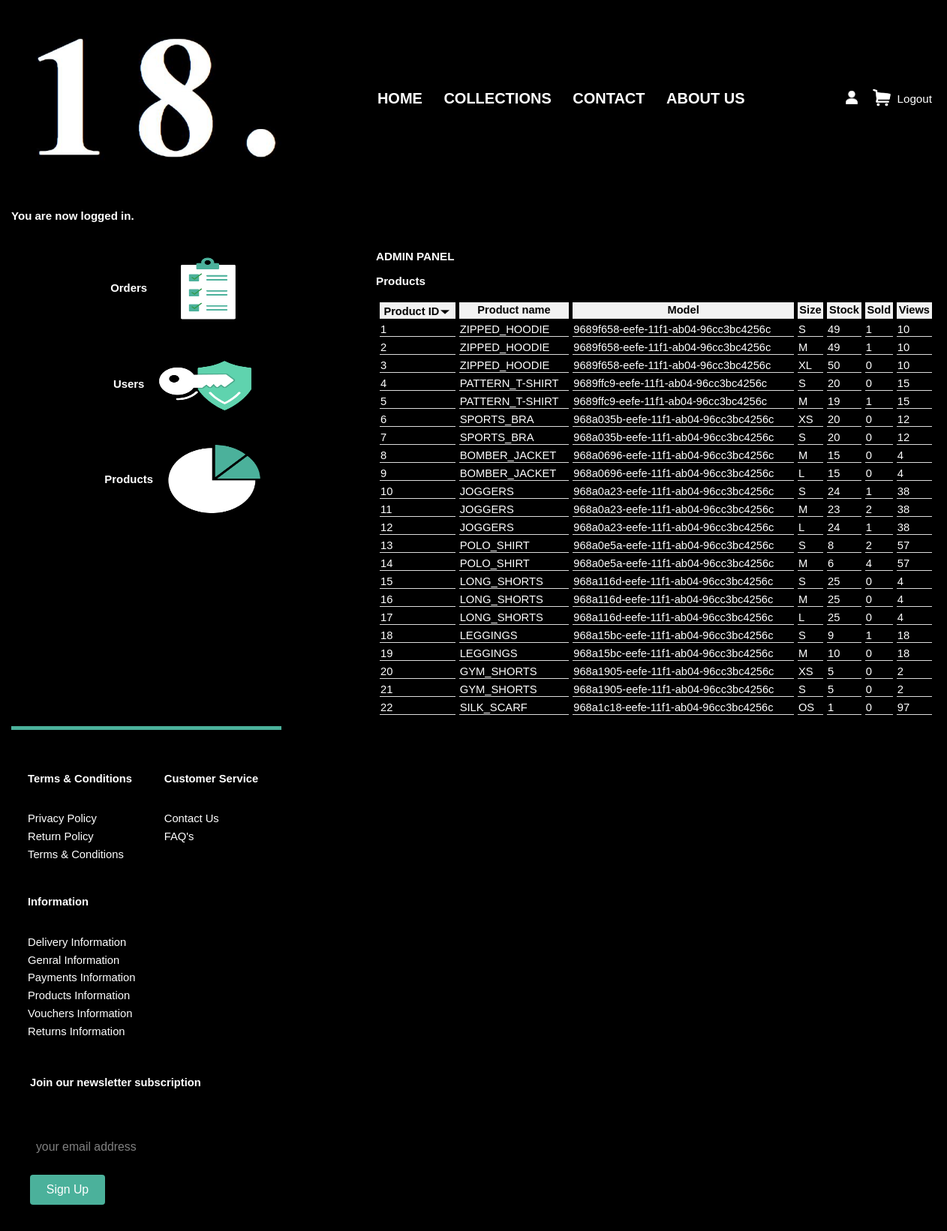
The page /admin/admin.php?admin_tab=products&products_sort=pid (signed in) on the database its author committed.
### tables this page shows
CREATE TABLE products (
    pid SMALLINT UNSIGNED NOT NULL AUTO_INCREMENT,
    model VARCHAR(48) NOT NULL,
    name VARCHAR(128) NOT NULL,
    category VARCHAR(32) NOT NULL,
    color VARCHAR(32),
    size CHAR(3) NOT NULL,                               
    gender CHAR(1) NOT NULL,                             
    price DOUBLE NOT NULL,
    stock INT DEFAULT 0,
    views INT DEFAULT 0,
    bought_all_time BIGINT DEFAULT 0,
    avg_rating DOUBLE DEFAULT 0,
    description TEXT,
    date_time DATETIME DEFAULT NOW(),
    PRIMARY KEY(pid)
);

### admin/scripts/products.php (the view, shortened to what this page needs)
<?php
    $query = "SELECT pid, name, model, size, stock, bought_all_time, views FROM products ORDER BY ";
    if(!isset($_GET['products_sort']))
        $query .=  "pid";
    else
    {
        switch($_SESSION['admin']['sort_selected'])
        {
            case "pid":
                $query .= "pid";
                break;
        }
        if(isset($_SESSION['admin']['sort_state']))
        {
            $query .= ($_SESSION['admin']['sort_state'] ? " DESC" : " ASC");
        }
    }
    $sth = $db->prepare($query);
    $sth->execute();
    $products = $sth->fetchAll();
    echo "<table><tr>";
    $headings = array("Product ID", "Product name", "Model", "Size", "Stock", "Sold", "Views");
    $columns = array("pid", "name", "model", "size", "stock", "sold", "views");
    for($i=0;$i<count($headings);$i++)
    {
        echo "<th><a href=\"admin.php?admin_tab=products&products_sort=" . $columns[$i] . "\">" . $headings[$i];
        if(isset($_SESSION['admin']['sort_selected']))
        {
            if($_SESSION['admin']['sort_selected'] == $columns[$i])
            {
                if(isset($_SESSION['admin']['sort_state']))
                {
                    echo "<img class=\"sort-sym\" src=\"img/";
                    echo ($_SESSION['admin']['sort_state'] ? "sorting-arrow-down.png" : "sorting-arrow-up.png");
                    echo "\">";
                }
            }
        }
        echo "</a></th>";
    }
    echo "</tr>";
    foreach($products as $tmp)
    {
            echo "<tr>";
            echo "<td>" . $tmp['pid'] . "</td>";
            echo "<td>" . $tmp['name'] . "</td>";
            echo "<td><a href=\"/product/product.php?model=" . $tmp['model'] . "&size=" . $tmp['size'] . "\">" . $tmp['model'] . "</a></td>";
            echo "<td>" . $tmp['size'] . "</td>";
            echo "<td>" . ($tmp['stock'] ? $tmp['stock'] : "Out-of-stock") . "</td>";
            echo "<td>" . $tmp['bought_all_time'] . "</td>";
            echo "<td>" . $tmp['views'] . "</td>";
        echo "</tr>";
    }
    echo "</table>";
?>

### admin/admin.css (style rules this page uses)
body { margin: 0px; padding: 0px; }
* { background-color: black; color: white; font-family: sans-serif; font-size: 99%; }
a { color: white; text-decoration: none; }
table { border-spacing: 5px; table-layout: auto; width: 100%; }
th, td { border-bottom: 1px solid #ddd; }
th { background-color: #f2f2f2; color: black; }
th a,img { color: black; text-decoration: none; background-color: transparent; }
.sort-sym { width: 16px; height: 16px; }

### footer/footer.css (style rules this page uses)
body { font-family: sans-serif; }

### rows shown on the page
products: pid "1", name "ZIPPED_HOODIE", model "9689f658-eefe-11f1-ab04-96cc3bc4256c", size "S", stock "49", bought_all_time "1", views "10"
products: pid "2", name "ZIPPED_HOODIE", model "9689f658-eefe-11f1-ab04-96cc3bc4256c", size "M", stock "49", bought_all_time "1", views "10"
products: pid "3", name "ZIPPED_HOODIE", model "9689f658-eefe-11f1-ab04-96cc3bc4256c", size "XL", stock "50", bought_all_time "0", views "10"
products: pid "4", name "PATTERN_T-SHIRT", model "9689ffc9-eefe-11f1-ab04-96cc3bc4256c", size "S", stock "20", bought_all_time "0", views "15"
products: pid "5", name "PATTERN_T-SHIRT", model "9689ffc9-eefe-11f1-ab04-96cc3bc4256c", size "M", stock "19", bought_all_time "1", views "15"
products: pid "6", name "SPORTS_BRA", model "968a035b-eefe-11f1-ab04-96cc3bc4256c", size "XS", stock "20", bought_all_time "0", views "12"
products: pid "7", name "SPORTS_BRA", model "968a035b-eefe-11f1-ab04-96cc3bc4256c", size "S", stock "20", bought_all_time "0", views "12"
products: pid "8", name "BOMBER_JACKET", model "968a0696-eefe-11f1-ab04-96cc3bc4256c", size "M", stock "15", bought_all_time "0", views "4"
products: pid "9", name "BOMBER_JACKET", model "968a0696-eefe-11f1-ab04-96cc3bc4256c", size "L", stock "15", bought_all_time "0", views "4"
products: pid "10", name "JOGGERS", model "968a0a23-eefe-11f1-ab04-96cc3bc4256c", size "S", stock "24", bought_all_time "1", views "38"
products: pid "11", name "JOGGERS", model "968a0a23-eefe-11f1-ab04-96cc3bc4256c", size "M", stock "23", bought_all_time "2", views "38"
products: pid "12", name "JOGGERS", model "968a0a23-eefe-11f1-ab04-96cc3bc4256c", size "L", stock "24", bought_all_time "1", views "38"
products: pid "13", name "POLO_SHIRT", model "968a0e5a-eefe-11f1-ab04-96cc3bc4256c", size "S", stock "8", bought_all_time "2", views "57"
products: pid "14", name "POLO_SHIRT", model "968a0e5a-eefe-11f1-ab04-96cc3bc4256c", size "M", stock "6", bought_all_time "4", views "57"
products: pid "15", name "LONG_SHORTS", model "968a116d-eefe-11f1-ab04-96cc3bc4256c", size "S", stock "25", bought_all_time "0", views "4"
products: pid "16", name "LONG_SHORTS", model "968a116d-eefe-11f1-ab04-96cc3bc4256c", size "M", stock "25", bought_all_time "0", views "4"
products: pid "17", name "LONG_SHORTS", model "968a116d-eefe-11f1-ab04-96cc3bc4256c", size "L", stock "25", bought_all_time "0", views "4"
products: pid "18", name "LEGGINGS", model "968a15bc-eefe-11f1-ab04-96cc3bc4256c", size "S", stock "9", bought_all_time "1", views "18"
products: pid "19", name "LEGGINGS", model "968a15bc-eefe-11f1-ab04-96cc3bc4256c", size "M", stock "10", bought_all_time "0", views "18"
products: pid "20", name "GYM_SHORTS", model "968a1905-eefe-11f1-ab04-96cc3bc4256c", size "XS", stock "5", bought_all_time "0", views "2"
products: pid "21", name "GYM_SHORTS", model "968a1905-eefe-11f1-ab04-96cc3bc4256c", size "S", stock "5", bought_all_time "0", views "2"
products: pid "22", name "SILK_SCARF", model "968a1c18-eefe-11f1-ab04-96cc3bc4256c", size "OS", stock "1", bought_all_time "0", views "97"

### other values the page prints
$_SESSION['info']['notification'] "You are now logged in."
$_SESSION['admin']['tab_selected'] "Products"
$headings[$i] "Product ID"
$headings[$i] "Product name"
$headings[$i] "Model"
$headings[$i] "Size"
$headings[$i] "Stock"
$headings[$i] "Sold"
$headings[$i] "Views"
